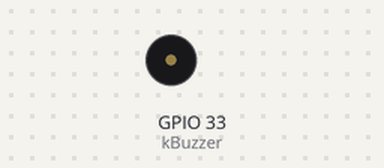
Recording of a sketch running on a simulated ESP32. Parts: buzzer (waves = sounding, pin HIGH). What the sketch prints to the serial monitor is not drawn.

Above: at 0.0 s.
At 2.4 s:
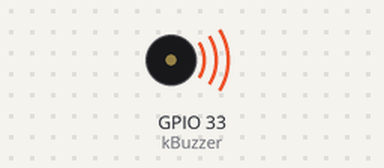
Timing chart, 0 to 4.0 s (numbered marks = the images above):
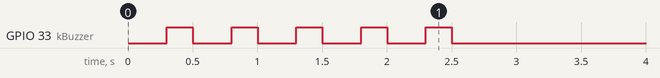

The sketch:

06_buzzer.ino
```cpp
// Slope Guard 360 — bench step 6 (node 2 only)
// Wiring: buzzer + to GPIO 33, buzzer - to GND.
//         A 3-pin module can use its I/O pin on GPIO 33 and its own VCC on 3V3.
// Pass: five clear beeps, then the sketch stops.
//
// BUZZER_IS_ACTIVE 1: module beeps from plain HIGH/LOW (most cheap modules).
// BUZZER_IS_ACTIVE 0: bare passive disc, driven with a 2 kHz tone.

#include <Arduino.h>

const int kBuzzer = 33;
const int BUZZER_IS_ACTIVE = 1;

void setup() {
  Serial.begin(115200);
  delay(300);
  Serial.println("Slope Guard bench 6 — buzzer");
  if (BUZZER_IS_ACTIVE) {
    pinMode(kBuzzer, OUTPUT);
    digitalWrite(kBuzzer, LOW);
  } else {
#if defined(ESP_ARDUINO_VERSION_MAJOR) && ESP_ARDUINO_VERSION_MAJOR >= 3
    ledcAttach(kBuzzer, 2000, 8);
#else
    ledcSetup(4, 2000, 8);
    ledcAttachPin(kBuzzer, 4);
#endif
  }

  for (int i = 1; i <= 5; i++) {
    Serial.print("Beep ");
    Serial.println(i);
    if (BUZZER_IS_ACTIVE) {
      digitalWrite(kBuzzer, HIGH);
    } else {
#if defined(ESP_ARDUINO_VERSION_MAJOR) && ESP_ARDUINO_VERSION_MAJOR >= 3
      ledcWrite(kBuzzer, 128);
#else
      ledcWrite(4, 128);
#endif
    }
    delay(200);
    if (BUZZER_IS_ACTIVE) {
      digitalWrite(kBuzzer, LOW);
    } else {
#if defined(ESP_ARDUINO_VERSION_MAJOR) && ESP_ARDUINO_VERSION_MAJOR >= 3
      ledcWrite(kBuzzer, 0);
#else
      ledcWrite(4, 0);
#endif
    }
    delay(300);
  }
  Serial.println("Pass: you heard five beeps.");
}

void loop() {}
```
